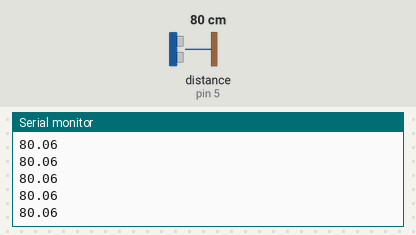
A sketch run on a simulated Arduino Uno, built with avr-gcc and run on an emulated ATmega328P. Parts: the last lines printed to the serial monitor. Wiring (inferred from the names in the program): ultrasonic range finder: trigger pin 4; echo pin 5. The inputs (shaded band) are chosen by the test bench; at power-on: distance to the obstacle (sensor on pin 5) 80 cm. The echo pulse lasts 58.3 µs per cm.

Above: at 1.2 s.
1.3 s: distance to the obstacle (sensor on pin 5) set to 2 cm
At 2.4 s:
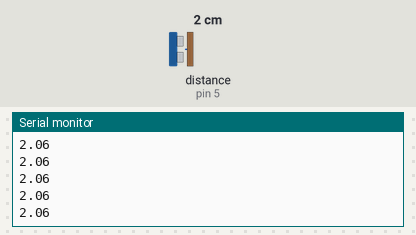
2.8 s: distance to the obstacle (sensor on pin 5) set to 4 cm
At 3.4 s:
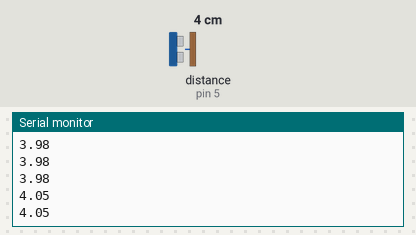
Timing chart, 0 to 5.8 s (numbered marks = the images above; inputs shaded):
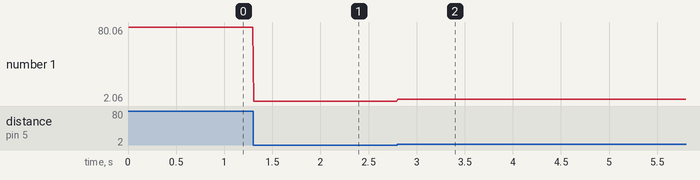

The sketch:

Ultrasonic_Test.ino
```cpp
#define Trig_Pin 4
#define Echo_Pin 5

float cm_per_us = 0.01715;

void setup() {
  // put your setup code here, to run once:
  Serial.begin(9600);
  pinMode(Trig_Pin, OUTPUT);
  pinMode(Echo_Pin, INPUT);
}

void loop() {
    // Execute ultrasonic 'chirp'
    digitalWrite(Trig_Pin, LOW);
    delayMicroseconds(10);
    digitalWrite(Trig_Pin, HIGH);
    delayMicroseconds(10);
    digitalWrite(Trig_Pin, LOW);

    // Wait for echo pin to read signal
    while (digitalRead(Echo_Pin) == LOW) {};

    // Compute time of flight
    auto startTime = micros();
    while (digitalRead(Echo_Pin) == HIGH)
    {
        // Maximum of 17500us --> ~300cm
        if (micros() - startTime > 17500) { break; }
    };

    auto twoWayTimeOfFlight_us = (micros() - startTime);

    // Compute distance in cm
    float distance = cm_per_us * float(twoWayTimeOfFlight_us);

    Serial.println(distance);

    delay(10);
}
```

Measured:
- after the input at 1.3 s, the serial monitor: prints a new line at once (image 1)
- after the input at 2.8 s, the serial monitor: prints a new line at once (image 2)
- plotted number 1: 80.06 → 2.06 after the input at 1.3 s, 2.06 → 3.98 after the input at 2.8 s
